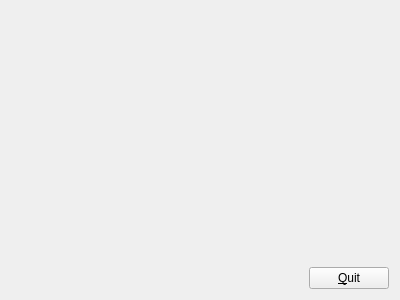
<?xml version="1.0" encoding="UTF-8"?>
<ui version="4.0">
 <class>SimpleShadersDlg</class>
 <widget class="QWidget" name="SimpleShadersDlg">
  <property name="geometry">
   <rect>
    <x>0</x>
    <y>0</y>
    <width>400</width>
    <height>300</height>
   </rect>
  </property>
  <property name="windowTitle">
   <string>Simple Shaders</string>
  </property>
  <property name="windowIcon">
   <iconset resource="icons.qrc">
    <normaloff>:/cmiss_icon.ico</normaloff>:/cmiss_icon.ico</iconset>
  </property>
  <layout class="QGridLayout" name="gridLayout">
   <item row="1" column="1">
    <widget class="QPushButton" name="pushButton">
     <property name="text">
      <string>&amp;Quit</string>
     </property>
    </widget>
   </item>
   <item row="1" column="0">
    <spacer name="horizontalSpacer">
     <property name="orientation">
      <enum>Qt::Horizontal</enum>
     </property>
     <property name="sizeHint" stdset="0">
      <size>
       <width>40</width>
       <height>20</height>
      </size>
     </property>
    </spacer>
   </item>
   <item row="0" column="0" colspan="2">
    <widget class="SceneviewerWidget" name="_sceneviewerwidget" native="true"/>
   </item>
  </layout>
 </widget>
 <customwidgets>
  <customwidget>
   <class>SceneviewerWidget</class>
   <extends>QWidget</extends>
   <header>zincwidget.h</header>
   <container>1</container>
  </customwidget>
 </customwidgets>
 <resources>
  <include location="icons.qrc"/>
 </resources>
 <connections>
  <connection>
   <sender>pushButton</sender>
   <signal>clicked()</signal>
   <receiver>SimpleShadersDlg</receiver>
   <slot>close()</slot>
   <hints>
    <hint type="sourcelabel">
     <x>365</x>
     <y>147</y>
    </hint>
    <hint type="destinationlabel">
     <x>331</x>
     <y>83</y>
    </hint>
   </hints>
  </connection>
 </connections>
</ui>
